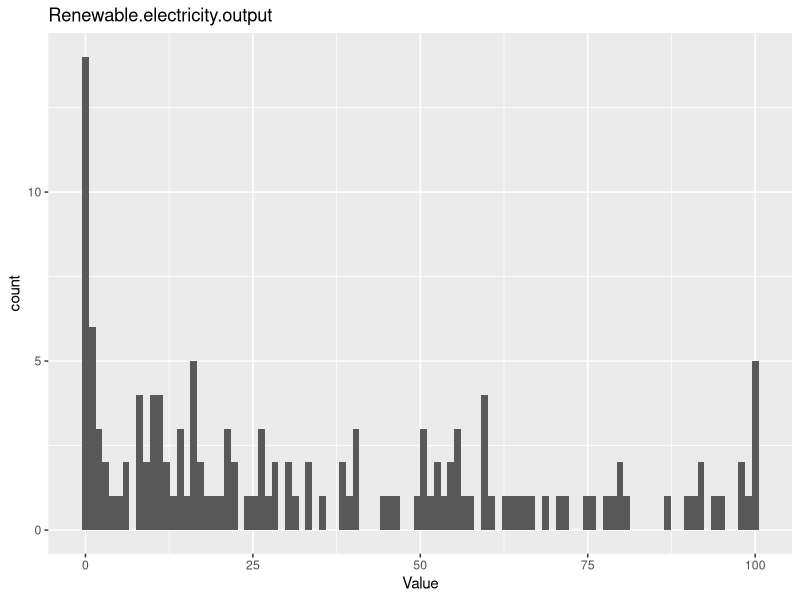
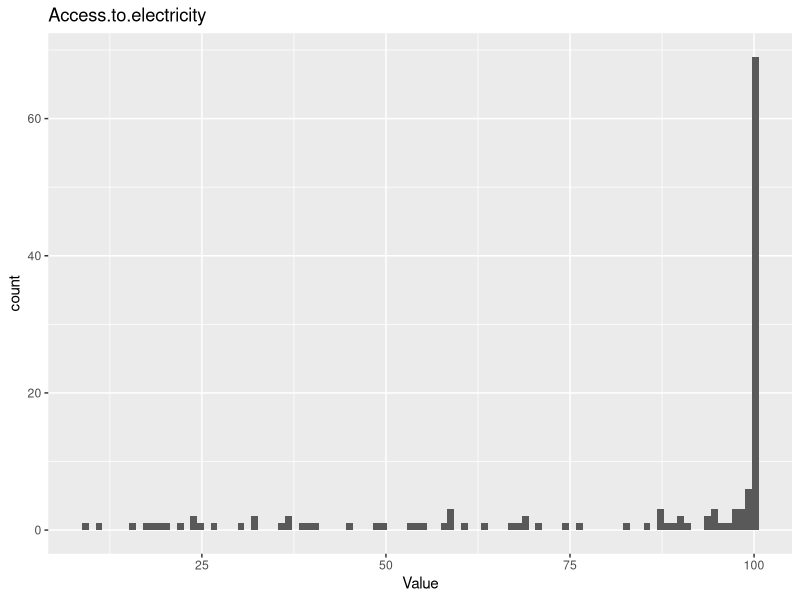
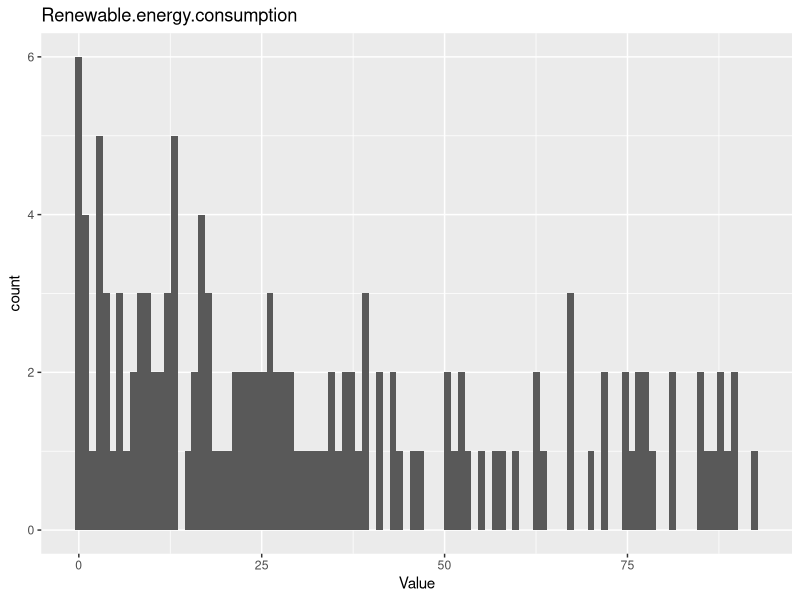
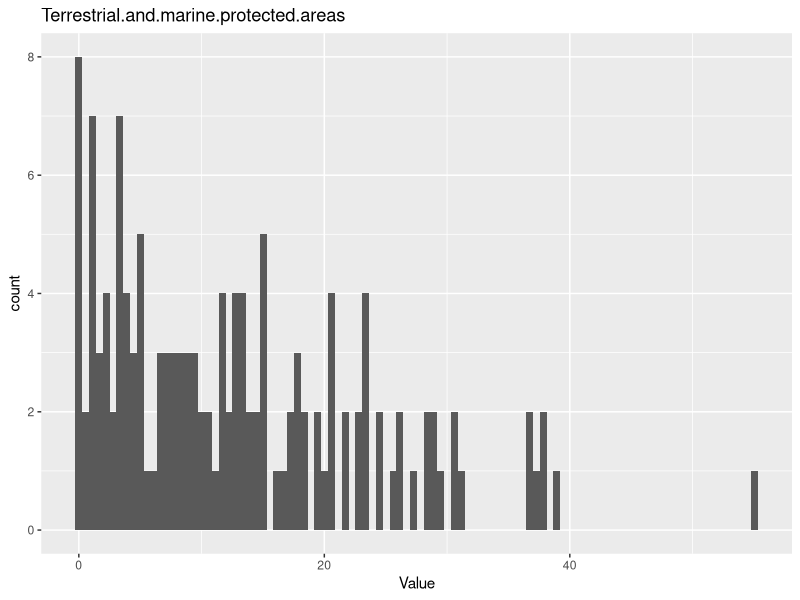
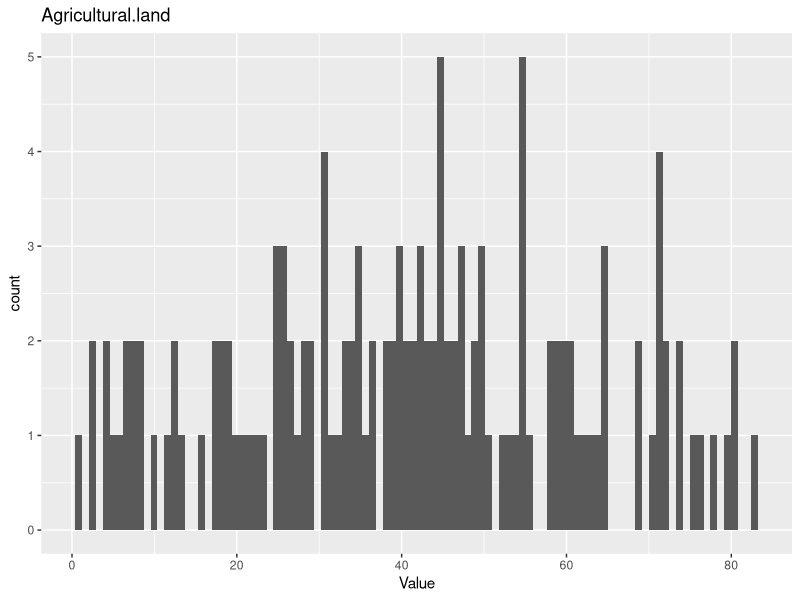
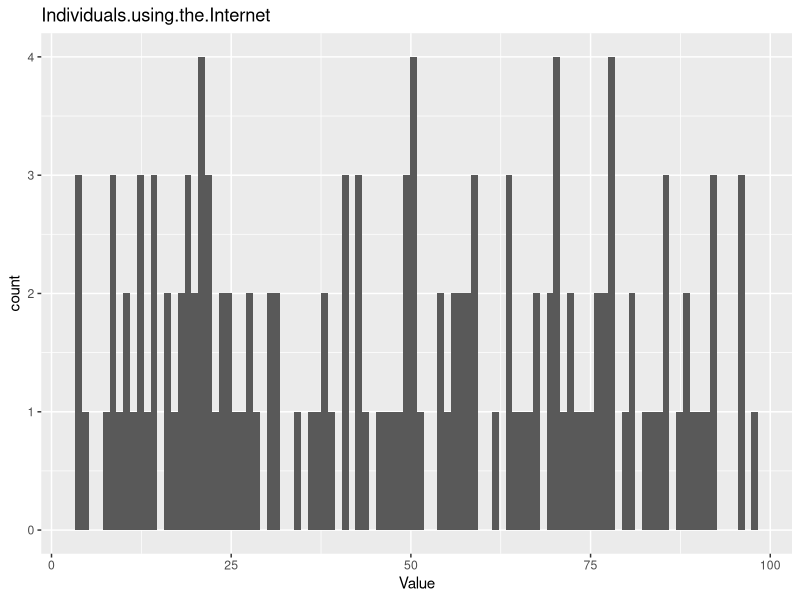
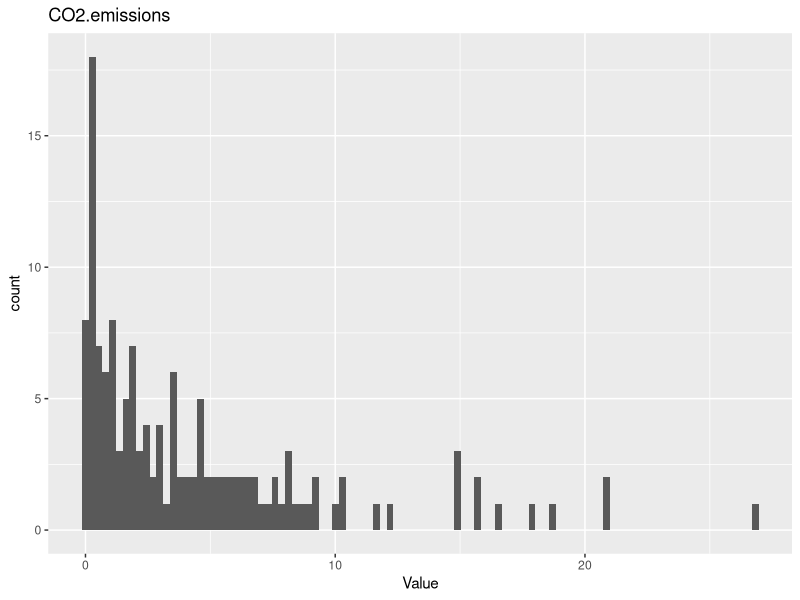
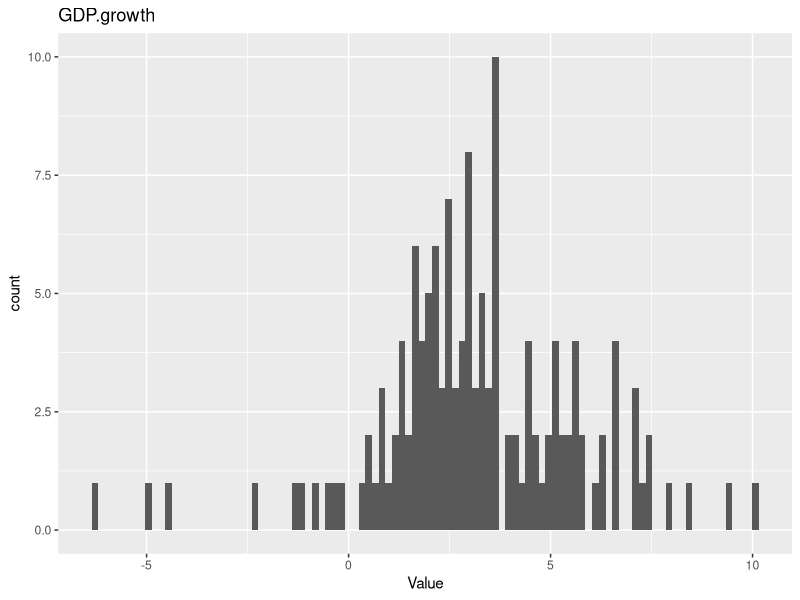

Reproduce these figures in R, in order.
library(tidyr)
library(dplyr)
library(ggplot2)

# Read in the tidy data
wb_select<-read.csv("data/wb_tidy.csv", row.names = 1)


# Vizualize skew with histograms
check_skew<-gather(wb_select, Measure, Value, -Country)  # reshape the dataframe for plotting

for (i in unique(check_skew$Measure)){  #plot a histogram for each indicator
  plot<-ggplot(check_skew[check_skew$Measure==i,], aes(Value))+
    geom_histogram(bins = 100)+
    labs(title=paste(i))
  print(plot)
}

rm(check_skew) #remove this dataframe so it doesnt clutter our environment


# most of these variables are right skewed, so they could be transformed with a log transformation
wb_log<-wb_select%>%
  mutate_at(vars(Renewable.electricity.output, 
                 Renewable.energy.consumption, 
                 Terrestrial.and.marine.protected.areas, 
                 CO2.emissions, 
                 PM2.5.air.pollution, 
                 Unemployment, 
                 Cause.of.death.communicable.diseases.and.maternal.prenatal.and.nutrition.conditions, 
                 natural.resources.depletion,
                 Prevalence.of.undernourishment), ~log10(1+.))%>% # log after adding 1 to make all data positive
  mutate_at(vars(Access.to.electricity, 
                 Access.to.clean.fuels.and.technologies.for.cooking), ~log10(101-.)) 
# left skewed variable transformed after subtracted from 110 to turn it into a left skew

#check transformation
check_transform<-gather(wb_log, Measure, Value, -Country)
check_transform$Measure<-as.factor(check_transform$Measure)
for (i in unique(check_transform$Measure)){
  plot<-ggplot(check_transform[check_transform$Measure==i,], aes(Value))+
    geom_histogram(bins = 100)+
    labs(title=paste(i))
  print(plot)
}
rm(check_transform) #remove this dataframe so it doesnt clutter our environment


# rescale data set to mean of 0, sd of 1
wb_scaled<-wb_log%>%
  mutate_at(c('Renewable.electricity.output',
               'Access.to.electricity', 
               'Renewable.energy.consumption',
               'Terrestrial.and.marine.protected.areas', 
               'Agricultural.land',  
               'Individuals.using.the.Internet',
               'CO2.emissions', 
               'GDP.growth',
               'Political.Stability.and.Absence.of.Terrorism',
               'Rule.of.Law',
               'Government.Effectiveness',
               'PM2.5.air.pollution',
               'Proportion.of.seats.held.by.women.in.parliaments',
               'Access.to.clean.fuels.and.technologies.for.cooking',
               'Labor.force.participation.rate',
               'Unemployment',
               'School.enrollment',
               'Cause.of.death.communicable.diseases.and.maternal.prenatal.and.nutrition.conditions',
               'natural.resources.depletion',
               'Prevalence.of.undernourishment',
               'Life.expectancy.at.birth'), ~scale(.))

#check scaling
check_scaling<-gather(wb_scaled, Measure, Value, -Country) # re-shape for plotting
check_scaling$Measure<-as.factor(check_scaling$Measure) 

ggplot(check_scaling, aes(Value))+ # make histograms
  geom_histogram(bins = 100)+
  facet_wrap(~Measure,strip.position = "bottom")
rm(check_scaling) #remove this dataframe so it doesnt clutter our environment

# Write transformed data to a csv 
write.csv(wb_scaled, "data/wb_transformed.csv")
